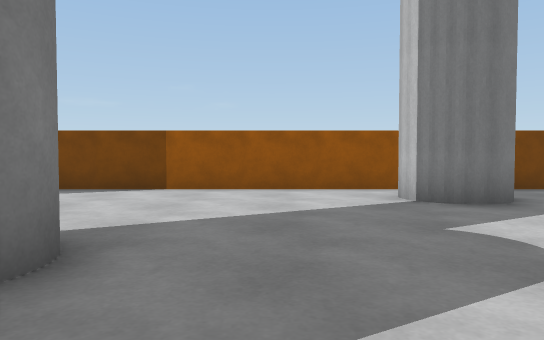
View 1 (above)

16 first-person views from a walk through a scene from a Unity 3-D project. The camera is 0.72 m above the floor, tilts 2° down and sees 70° across. The floor is counted in squares, 1 m on a side. Each view is taken from the middle of a square. On the plan, view 1 faces up. The plan holds only what a view shows up to about 11 squares ahead; the rest is blank. The place goes on beyond the plan. The player is left out.

View 2
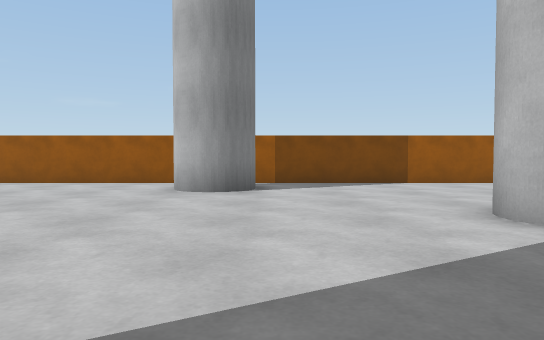

View 3
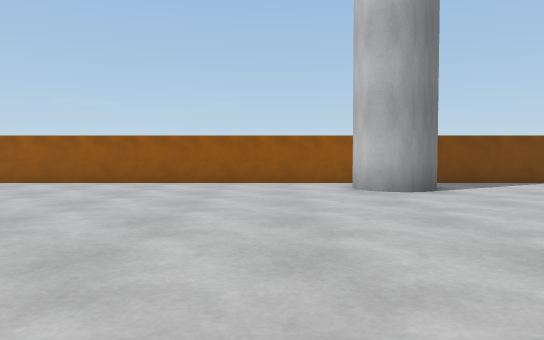

View 4
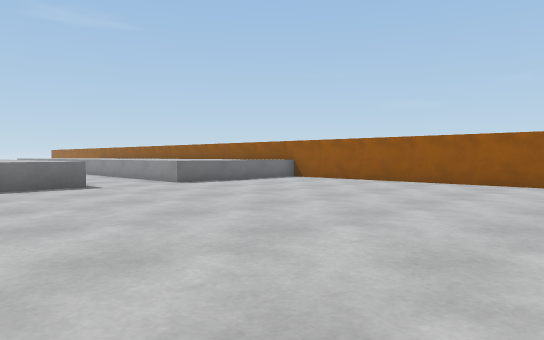

View 5
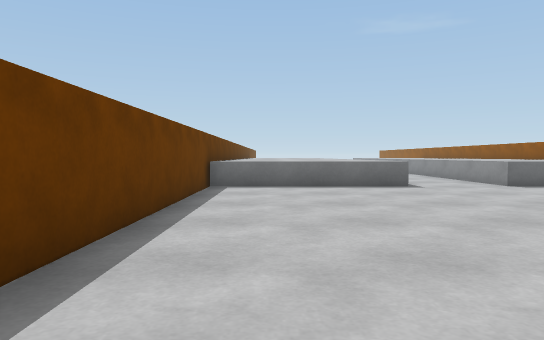

View 6
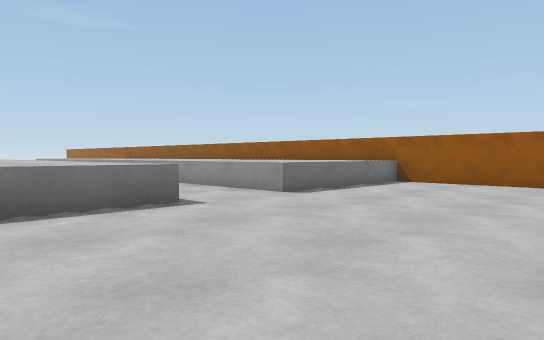

View 7
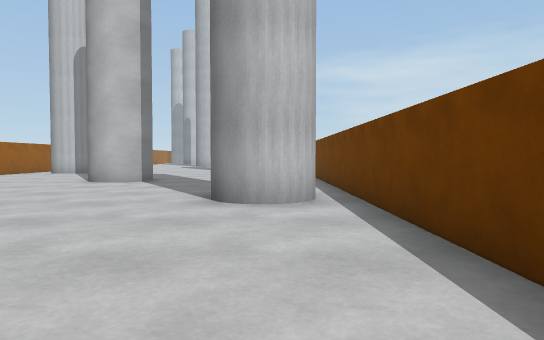

View 8
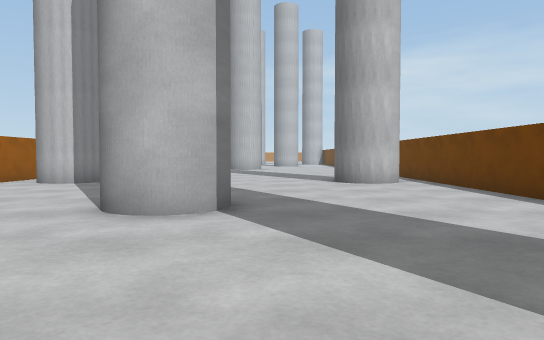

View 9
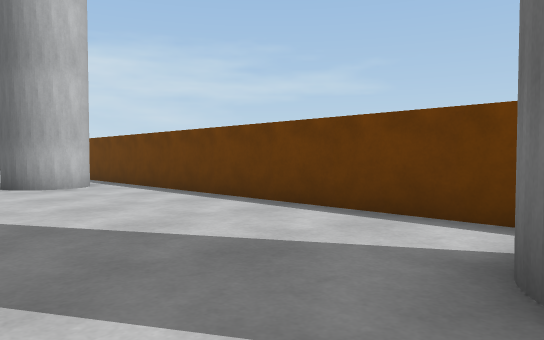

View 10
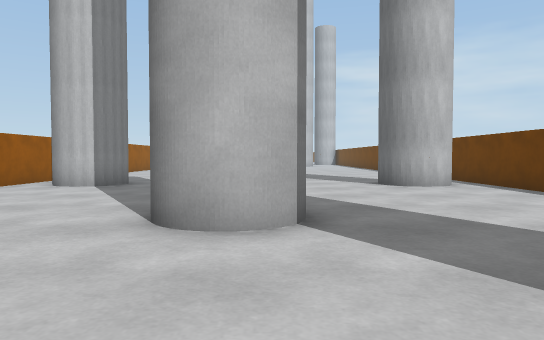

View 11
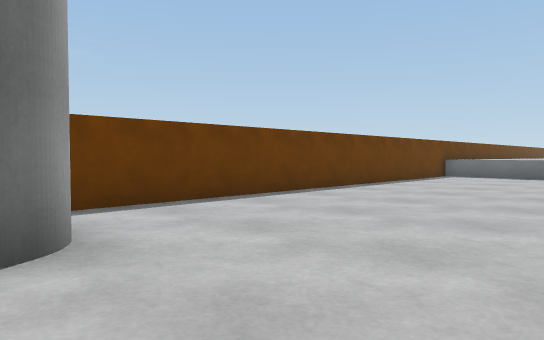

View 12
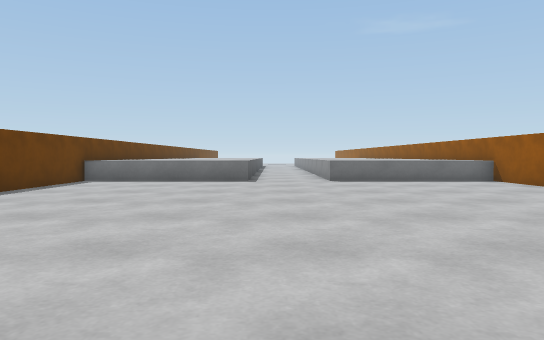

View 13
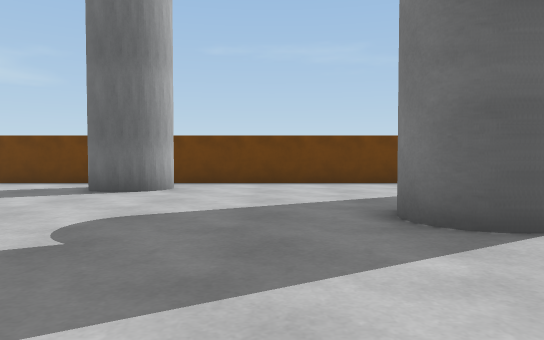

View 14
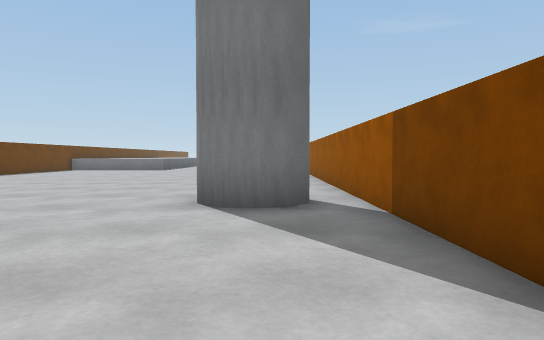

View 15
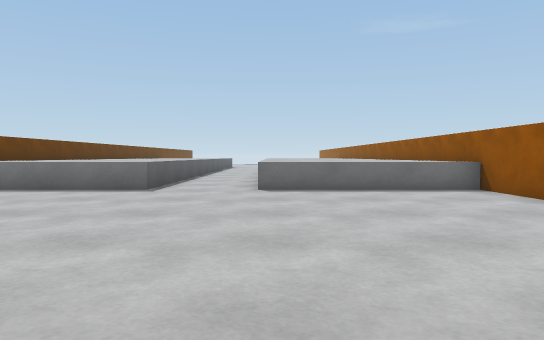

View 16
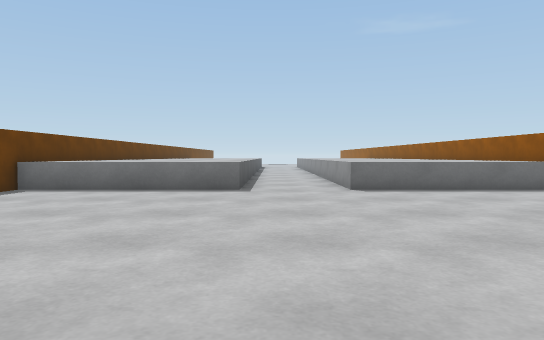

### Floor plan
Key: @ floor where view 1 was taken; # wall or solid block; . floor; ^ raised ledge.
Columns run from 22 left of view 1 to 4 right of it. Each row starts with its distance up from view 1.
  9 ###########################
  8 ^..........................
  7 ^.............##.........##
  6 ^.............##.........#.
  5 ^..........................
  4 ^.........................
  3 ...................##.....
  2 ...................##......
  1 ^..........................
  0 ^.....................@....
 -1 ^..............#.........#.
 -2 ^.............##.........##
 -3 ^..........................
 -4 ###########################

Positions as (right, up) in squares from view 1, and headings:
1: (0, 0), facing up
2: (-6, -2), facing up
3: (-10, -2), facing up
4: (-12, -2), facing up-left
5: (-12, -2), facing left
6: (-16, -2), facing up-left
7: (-14, -2), facing right
8: (-8, 1), facing right
9: (-7, 1), facing down-right
10: (-7, 2), facing right
11: (-7, 2), facing down-left
12: (-10, 2), facing left
13: (0, 7), facing down
14: (-1, 7), facing left
15: (-13, 4), facing left
16: (-13, 2), facing left
